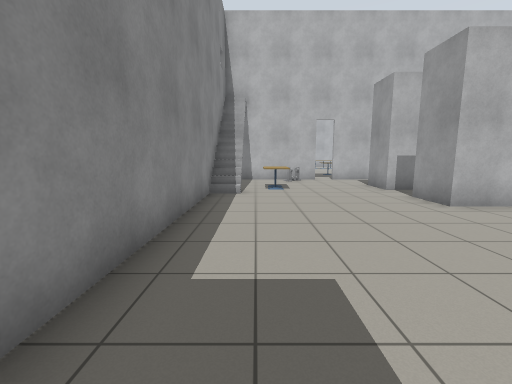
view 1 (above)

20 first-person views from a walk through a robot-simulator world made for Gazebo. The camera is 1.2 m above the floor, tilts 8° down and sees 90° across. The floor is counted in squares, 1 m on a side. Each view is taken from the middle of a square. On the plan, view 1 faces up. The plan holds only what a view shows up to about 12 squares ahead; the rest is blank. Simple patterns stand in for the simulator's built-in surfaces.

view 2
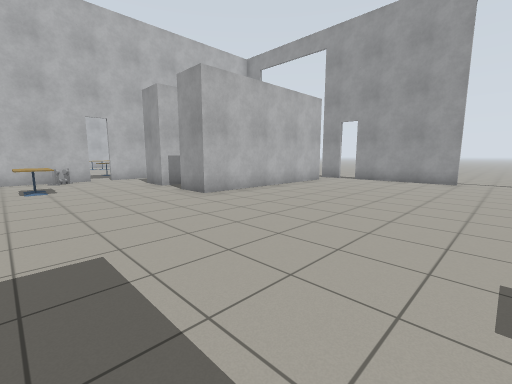

view 3
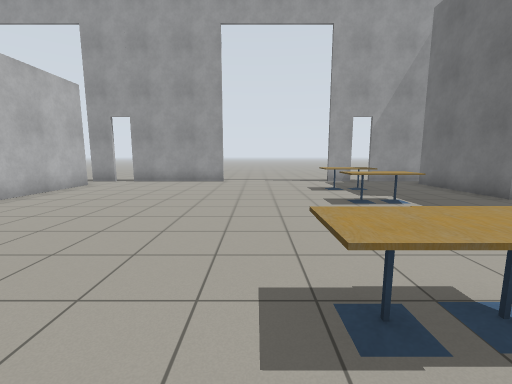

view 4
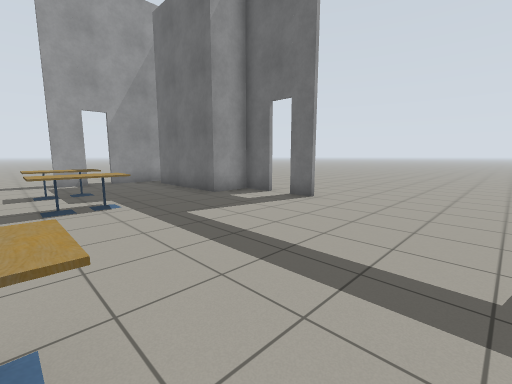

view 5
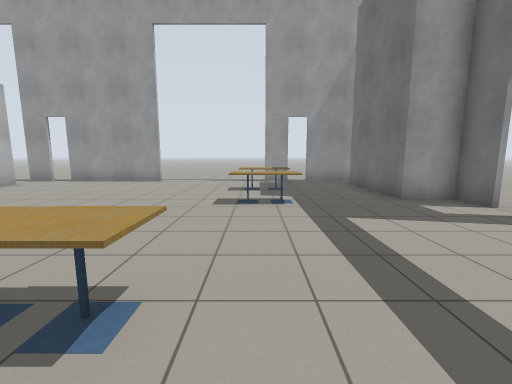

view 6
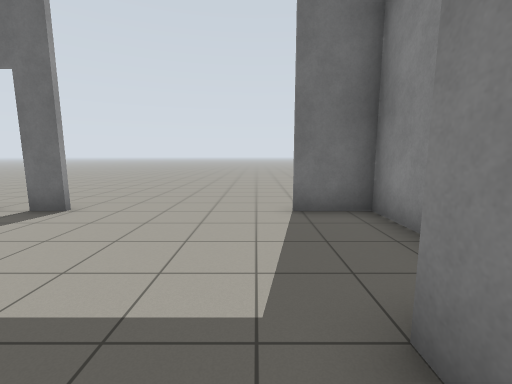

view 7
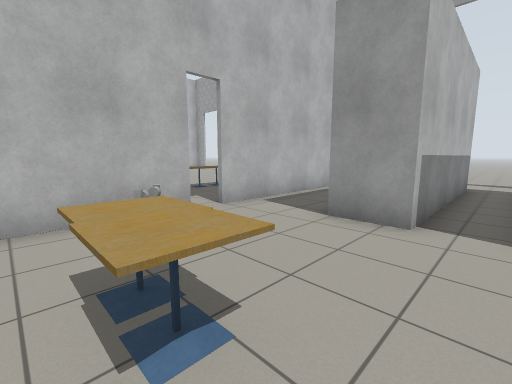

view 8
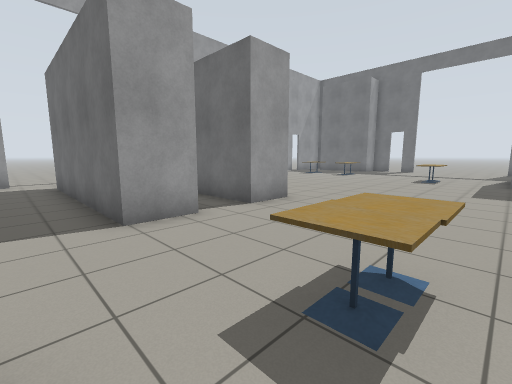

view 9
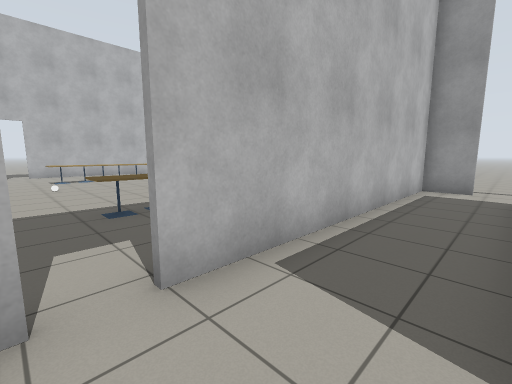

view 10
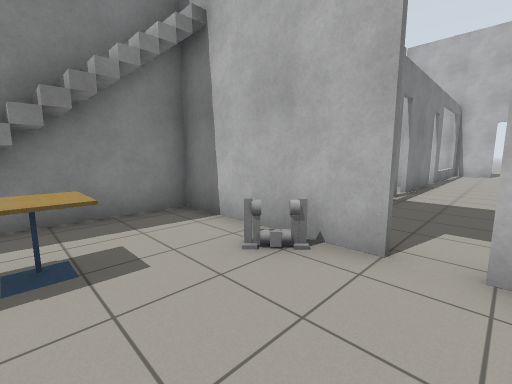

view 11
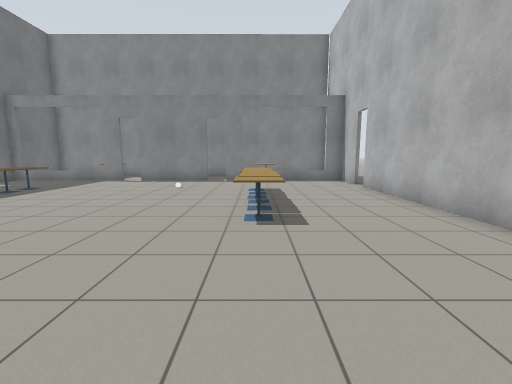

view 12
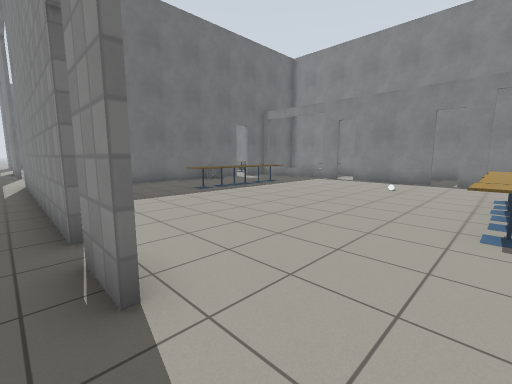

view 13
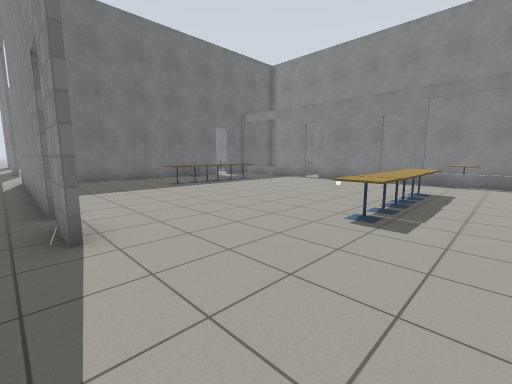

view 14
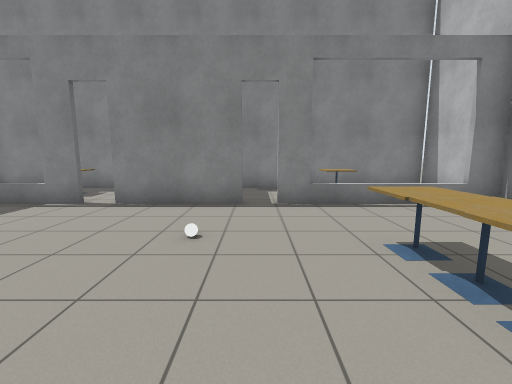

view 15
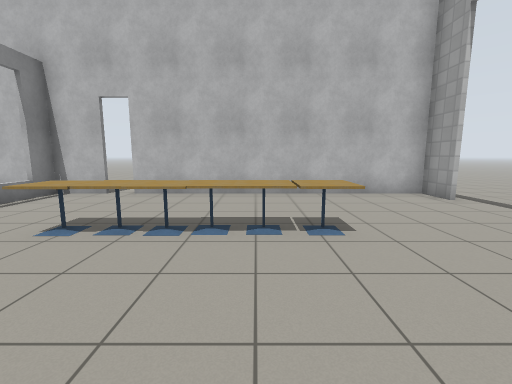

view 16
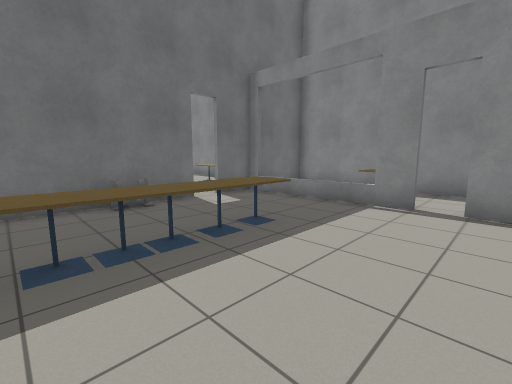

view 17
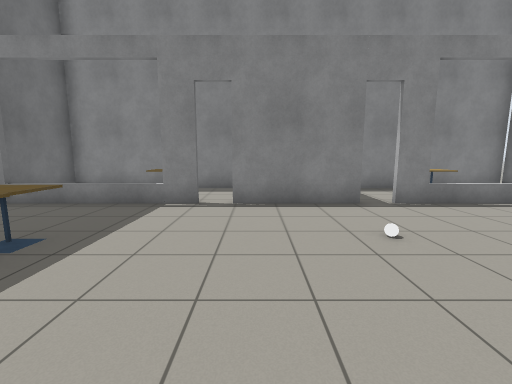

view 18
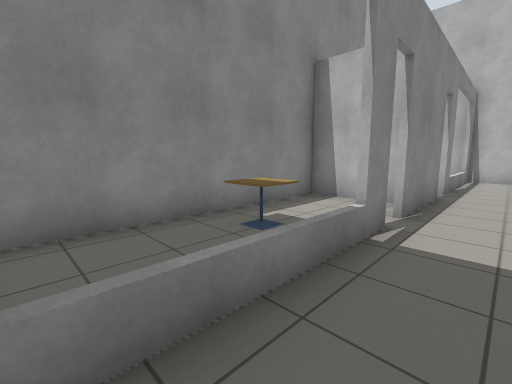

view 19
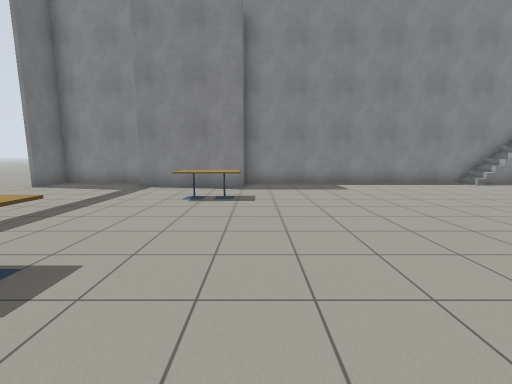

view 20
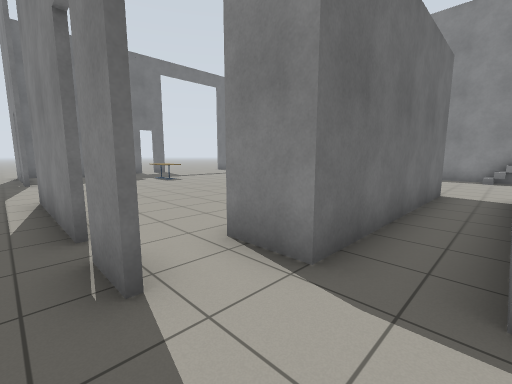

### Floor plan
Key: @ floor where view 1 was taken; # wall or solid block; . floor; D open door; = window, fence, low wall or low ledge; S stairs; T cafe table; P person; O other object.
Columns run from 2 left of view 1 to 15 right of it. Each row starts with its distance up from view 1.
 30      ..
 29 #####DD#########..
 28 #  .=..........D..
 27 #  .=..........D.
 26 # O.=..........D.
 25 #.O.=..TTTTT...D.
 24 #...#..........D.
 23 #..DD..........D.
 22 #   #.O........D.
 21 #####..........D.
 20 #...#..........#.
 19 #..DD..........#.
 18 #...#..........#.
 17 #.T.=.TTTTTO...#.
 16 #...=..T.......#.
 15 # ..=..........#.
 14  #..=...P......#.
 13  ###PDD#########.
 12  #..P..........#..
 11 # .............D..
 10 #S.T...#######.D.
  9  S.T...#######.D..
  8 #S.............D..
  7 #......#######.D.
  6 #......#######.#.
  5 #..............D.
  4 #..............#.
  3 #..............#.
  2 #..............#.
  1 #..............#.
  0 #.@............D..
 -1 #..............D..
 -2 ###.TT.........D.
 -3   #.TT.........D..
 -4   #......TT.TT.D..
 -5   #......TT.TT.#.
 -6 # .............D.
 -7 #..............#.
 -8 #.........######
 -9 #.........#
-10 ###DDDDDDD#
-11  ..........

Positions as (right, up) in squares from view 1, and headings:
1: (0, 0), facing up
2: (0, -1), facing up-right
3: (1, -1), facing right
4: (1, -3), facing down-right
5: (1, -4), facing right
6: (1, -4), facing down
7: (0, 8), facing up-right
8: (0, 12), facing down-right
9: (3, 11), facing up-right
10: (4, 10), facing up-left
11: (14, 25), facing left
12: (14, 25), facing down-left
13: (14, 27), facing down-left
14: (8, 23), facing left
15: (8, 21), facing up
16: (8, 20), facing down-left
17: (8, 20), facing left
18: (3, 14), facing up-left
19: (10, -1), facing left
20: (14, 9), facing down-left
